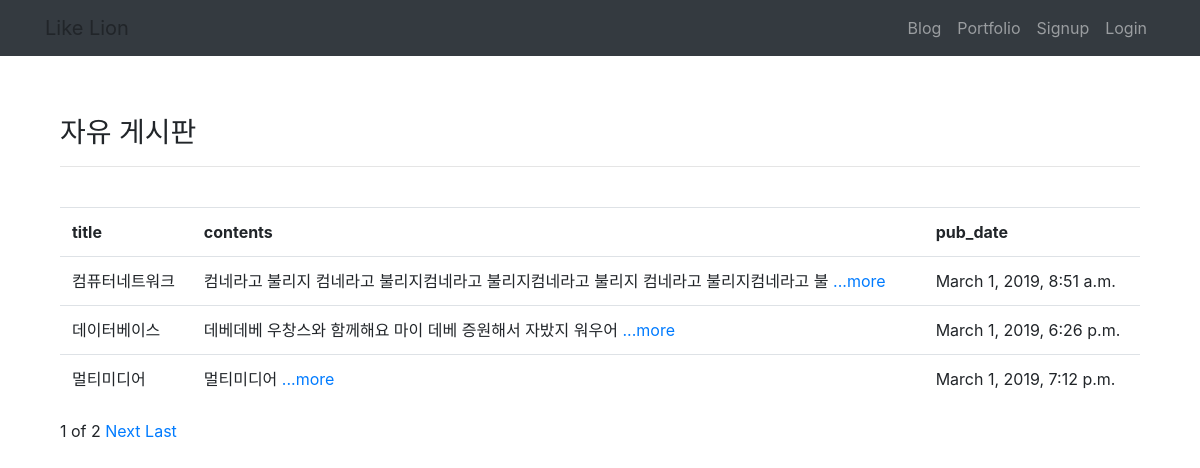
The page / on the database its author committed.
### myblog/models.py (models this page shows, shortened)
class Blog(models.Model):
    title=models.CharField(max_length=200)
    pub_date=models.DateTimeField('data published')
    body=models.TextField()
    def summary(self):
        return self.body[:50]

### myblog/views.py (the view)
# urls.py: path('',myblog.views.home,name='home'),
def home(request):
    blogs=Blog.objects
    blog_list=Blog.objects.all()
    paginator=Paginator(blog_list,3)
    page=request.GET.get('page')
    posts=paginator.get_page(page)
    return render(request,'myblog/home.html', {'blogs':blogs,'posts':posts})

### myblog/templates/myblog/home.html (shortened to what this page needs)
{% extends 'base.html' %}
{% block contents %}
        <h3>자유 게시판</h3><hr /><br />
        <table class="table">
          <tr>
              <th>title</th>
              <th>contents</th>
              <th>pub_date</th>
          </tr>
          {%for blog in posts%}
          <tr>
              <td>{{blog.title}}</td>
              <td>{{blog.summary}} <a href="{%url 'detail' blog.id%}">...more</a></td>
              <td>{{blog.pub_date}}</td>
          </tr>
          {%endfor%}
        </table>
<div classs="container">
  <span>{{posts.number}}</span>
  <span>of</span>
  <span>{{posts.paginator.num_pages}}</span>
  {%if posts.has_next%}
  <a href="?page={{posts.next_page_number}}">Next</a>
  <a href="?page={{posts.paginator.num_pages}}">Last</a>
  {%endif%}
</div>
{% endblock %}

### rows shown on the page
Blog: title "컴퓨터네트워크", summary "컴네라고 불리지 컴네라고 불리지컴네라고 불리지컴네라고 불리지 컴네라고 불리지컴네라고 불", pub_date "March 1, 2019, 8:51 a.m."
Blog: title "데이터베이스", summary "데베데베 우창스와 함께해요 마이 데베 증원해서 자밨지 워우어", pub_date "March 1, 2019, 6:26 p.m."
Blog: title "멀티미디어", summary "멀티미디어", pub_date "March 1, 2019, 7:12 p.m."

### other values the page prints
{{ posts.number }} "1"
{{ posts.paginator.num_pages }} "2"
